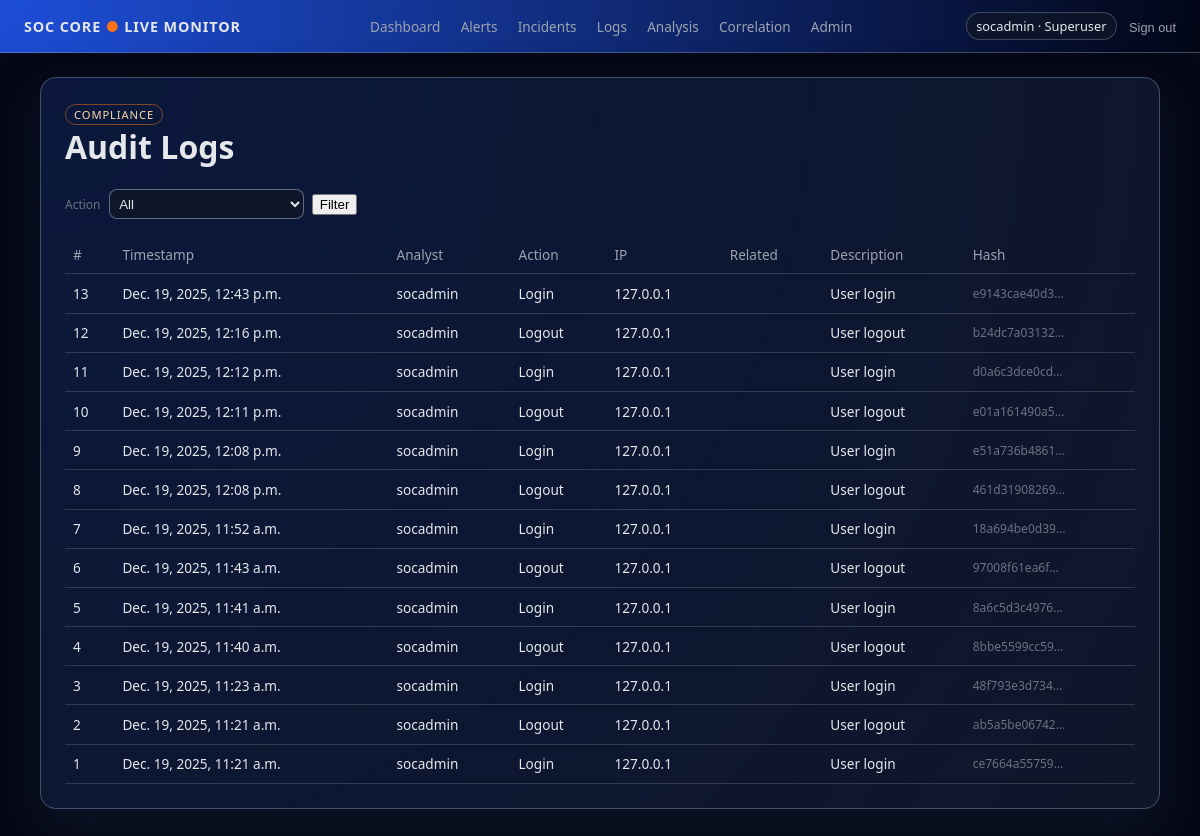
The app's page /audit/ (signed in) with its own data.
### soc_audit/models.py (models this page shows, shortened)
class AuditLogEntry(models.Model):
    ACTION_LOGIN = "login"
    ACTION_LOGOUT = "logout"
    ACTION_LOG_UPLOAD = "log_upload"
    ACTION_MANUAL_LOG_ENTRY = "manual_log_entry"
    ACTION_INCIDENT_UPDATE = "incident_update"
    ACTION_INCIDENT_CREATE = "incident_create"
    ACTION_ADMIN_USER_CREATE = "admin_user_create"
    ACTION_ADMIN_USER_UPDATE = "admin_user_update"
    ACTION_ADMIN_USER_PASSWORD_RESET = "admin_user_password_reset"
    ACTION_ADMIN_CONFIG_UPDATE = "admin_config_update"
    ACTION_CHOICES = [
        (ACTION_LOGIN, "Login"),
        (ACTION_LOGOUT, "Logout"),
        (ACTION_LOG_UPLOAD, "Log upload"),
        (ACTION_MANUAL_LOG_ENTRY, "Manual log entry"),
        (ACTION_INCIDENT_UPDATE, "Incident update"),
        (ACTION_INCIDENT_CREATE, "Incident create"),
        (ACTION_ADMIN_USER_CREATE, "Admin user create"),
        (ACTION_ADMIN_USER_UPDATE, "Admin user update"),
        (ACTION_ADMIN_USER_PASSWORD_RESET, "Admin user password reset"),
        (ACTION_ADMIN_CONFIG_UPDATE, "Admin config update"),
    ]
    timestamp = models.DateTimeField(auto_now_add=True)
    analyst = models.ForeignKey(settings.AUTH_USER_MODEL, on_delete=models.SET_NULL, null=True, blank=True, related_name="audit_logs")
    action = models.CharField(max_length=32, choices=ACTION_CHOICES)
    description = models.TextField()
    ip_address = models.GenericIPAddressField(null=True, blank=True)
    related_type = models.CharField(max_length=64, blank=True)
    related_id = models.CharField(max_length=128, blank=True)
    sequence_number = models.BigIntegerField()
    prev_hash = models.CharField(max_length=64, blank=True)
    content_hash = models.CharField(max_length=64)
    class Meta:
        ordering = ["-sequence_number"]
        verbose_name = "Audit Log Entry"
        verbose_name_plural = "Audit Log Entries"

### soc_audit/views.py (the view)
# urls.py: path("", views.audit_list, name="audit_list"),
@user_passes_test(is_admin, login_url=reverse_lazy("soc_auth:login"))
def audit_list(request):
    qs = AuditLogEntry.objects.select_related("analyst").order_by("-sequence_number")
    action = request.GET.get("action") or ""
    if action in dict(AuditLogEntry.ACTION_CHOICES):
        qs = qs.filter(action=action)
    logs = qs[:200]
    return render(
        request,
        "soc_audit/audit_list.html",
        {
            "logs": logs,
            "action": action,
            "action_choices": AuditLogEntry.ACTION_CHOICES,
        },
    )

### soc_audit/views.py (called while the page is built)
def is_admin(user):
    return user.is_authenticated and (user.is_superuser or user.groups.filter(name="Admin").exists())

### templates/soc_audit/audit_list.html (shortened to what this page needs)
{% extends "soc_auth/base.html" %}
{% block content %}
<div class="card">
    <span class="tag">Compliance</span>
    <h1>Audit Logs</h1>
    <form method="get" style="margin-bottom:1rem;display:flex;gap:0.5rem;align-items:center;">
        <label class="muted">Action</label>
        <select name="action" style="padding:0.35rem;border-radius:0.5rem;background:rgba(15,23,42,0.9);color:#e5e7eb;border:1px solid rgba(148,163,184,0.6)">
            <option value="">All</option>
        </select>
        <button type="submit" class="btn">Filter</button>
    </form>
    <table>
        <thead>
            <tr>
                <th>#</th>
                <th>Timestamp</th>
                <th>Analyst</th>
                <th>Action</th>
                <th>IP</th>
                <th>Related</th>
                <th>Description</th>
                <th>Hash</th>
            </tr>
        </thead>
        <tbody>
            {% for log in logs %}
            <tr>
                <td>{{ log.sequence_number }}</td>
                <td>{{ log.timestamp }}</td>
                <td>{% if log.analyst %}{{ log.analyst.username }}{% else %}-{% endif %}</td>
                <td>{{ log.get_action_display }}</td>
                <td>{{ log.ip_address }}</td>
                <td>{{ log.related_type }} {{ log.related_id }}</td>
                <td>{{ log.description }}</td>
                <td class="muted">{{ log.content_hash|slice:":12" }}…</td>
            </tr>
            {% endfor %}
        </tbody>
    </table>
</div>
{% endblock %}

### templates/soc_auth/base.html (shortened to what this page needs)
<!DOCTYPE html>
<html lang="en">
<head>
</head>
<body>
{% if request.user.is_authenticated and request.resolver_match.url_name != 'login' %}
    <header class="topbar">
        <div class="brand">
            SOC CORE <span style="color:#f97316;">●</span> LIVE MONITOR
        </div>
        <nav class="nav-links">
            <a href="{% url 'soc_auth:dashboard' %}" class="{% if request.resolver_match.url_name == 'dashboard' %}active{% endif %}">Dashboard</a>
            <a href="{% url 'soc_auth:alerts' %}" class="{% if request.resolver_match.url_name == 'alerts' %}active{% endif %}">Alerts</a>
            <a href="{% url 'soc_incidents:incident_list' %}" class="{% if request.resolver_match.namespace == 'soc_incidents' %}active{% endif %}">Incidents</a>
            <a href="{% url 'soc_ingest:raw_log_list' %}" class="{% if request.resolver_match.namespace == 'soc_ingest' %}active{% endif %}">Logs</a>
            <a href="{% url 'soc_analyzer:analysis_results' %}" class="{% if request.resolver_match.namespace == 'soc_analyzer' %}active{% endif %}">Analysis</a>
            <a href="{% url 'soc_correlation:event_list' %}" class="{% if request.resolver_match.namespace == 'soc_correlation' %}active{% endif %}">Correlation</a>
            <a href="{% url 'soc_admin:dashboard' %}" class="{% if request.resolver_match.namespace == 'soc_admin' %}active{% endif %}">Admin</a>
        </nav>
        <div style="display:flex;align-items:center;gap:0.75rem;">
            <span class="user-pill">
                {{ request.user.username }} &middot;
                {% if request.user.is_superuser %}
                    Superuser
                {% elif request.user.groups.first %}
                    {{ request.user.groups.first.name }}
                {% else %}
                    Analyst
                {% endif %}
            </span>
            <form method="post" action="{% url 'soc_auth:logout' %}">
                <button type="submit" class="btn-link">Sign out</button>
            </form>
        </div>
    </header>
{% endif %}
<main class="layout">
    {% block content %}{% endblock %}
</main>
</body>
</html>

### templates/soc_auth/base.html (style rules this page uses)
body { margin: 0; font-family: system-ui, -apple-system, BlinkMacSystemFont, "Segoe UI", sans-serif; background: #050816; color: #e5e7eb; }
.topbar { display: flex; justify-content: space-between; align-items: center; padding: 0.75rem 1.5rem; background: radial-gradient(circle at top left, #1d4ed8, #020617); border-bottom: 1px solid rgba(148, 163, 184, 0.4); }
.brand { font-weight: 600; letter-spacing: 0.06em; text-transform: uppercase; font-size: 0.9rem; }
.nav-links a { color: #9ca3af; text-decoration: none; margin-left: 1rem; font-size: 0.85rem; }
.user-pill { font-size: 0.8rem; padding: 0.25rem 0.6rem; background: rgba(15, 23, 42, 0.8); border-radius: 999px; border: 1px solid rgba(148, 163, 184, 0.35); }
.layout { max-width: 1120px; margin: 1.5rem auto; padding: 0 1rem 2rem; }
.card { background: radial-gradient(circle at top left, rgba(37, 99, 235, 0.18), rgba(15, 23, 42, 0.96)); border-radius: 1rem; border: 1px solid rgba(148, 163, 184, 0.4); padding: 1.5rem; box-shadow: 0 18px 45px rgba(15, 23, 42, 0.85); }
.card h1, .card h2 { margin-top: 0; }
.tag { display: inline-flex; align-items: center; padding: 0.1rem 0.5rem; border-radius: 999px; border: 1px solid rgba(249, 115, 22, 0.5); font-size: 0.7rem; text-transform: uppercase; letter-spacing: 0.08em; color: #fed7aa; }
table { width: 100%; border-collapse: collapse; margin-top: 1rem; font-size: 0.85rem; }
th, td { padding: 0.6rem 0.5rem; border-bottom: 1px solid rgba(75, 85, 99, 0.6); }
th { text-align: left; color: #9ca3af; font-weight: 500; }
.btn-link { border: none; background: transparent; color: #9ca3af; cursor: pointer; font-size: 0.8rem; padding: 0; }
.muted { font-size: 0.75rem; color: #6b7280; }

### records on screen
AuditLogEntry: sequence_number "13", timestamp "Dec. 19, 2025, 12:43 p.m.", analyst.username "socadmin", action "Login", ip_address "127.0.0.1", description "User login", content_hash "e9143cae40d3"
AuditLogEntry: sequence_number "12", timestamp "Dec. 19, 2025, 12:16 p.m.", analyst.username "socadmin", action "Logout", ip_address "127.0.0.1", description "User logout", content_hash "b24dc7a03132"
AuditLogEntry: sequence_number "11", timestamp "Dec. 19, 2025, 12:12 p.m.", analyst.username "socadmin", action "Login", ip_address "127.0.0.1", description "User login", content_hash "d0a6c3dce0cd"
AuditLogEntry: sequence_number "10", timestamp "Dec. 19, 2025, 12:11 p.m.", analyst.username "socadmin", action "Logout", ip_address "127.0.0.1", description "User logout", content_hash "e01a161490a5"
AuditLogEntry: sequence_number "9", timestamp "Dec. 19, 2025, 12:08 p.m.", analyst.username "socadmin", action "Login", ip_address "127.0.0.1", description "User login", content_hash "e51a736b4861"
AuditLogEntry: sequence_number "8", timestamp "Dec. 19, 2025, 12:08 p.m.", analyst.username "socadmin", action "Logout", ip_address "127.0.0.1", description "User logout", content_hash "461d31908269"
AuditLogEntry: sequence_number "7", timestamp "Dec. 19, 2025, 11:52 a.m.", analyst.username "socadmin", action "Login", ip_address "127.0.0.1", description "User login", content_hash "18a694be0d39"
AuditLogEntry: sequence_number "6", timestamp "Dec. 19, 2025, 11:43 a.m.", analyst.username "socadmin", action "Logout", ip_address "127.0.0.1", description "User logout", content_hash "97008f61ea6f"
AuditLogEntry: sequence_number "5", timestamp "Dec. 19, 2025, 11:41 a.m.", analyst.username "socadmin", action "Login", ip_address "127.0.0.1", description "User login", content_hash "8a6c5d3c4976"
AuditLogEntry: sequence_number "4", timestamp "Dec. 19, 2025, 11:40 a.m.", analyst.username "socadmin", action "Logout", ip_address "127.0.0.1", description "User logout", content_hash "8bbe5599cc59"
AuditLogEntry: sequence_number "3", timestamp "Dec. 19, 2025, 11:23 a.m.", analyst.username "socadmin", action "Login", ip_address "127.0.0.1", description "User login", content_hash "48f793e3d734"
AuditLogEntry: sequence_number "2", timestamp "Dec. 19, 2025, 11:21 a.m.", analyst.username "socadmin", action "Logout", ip_address "127.0.0.1", description "User logout", content_hash "ab5a5be06742"
AuditLogEntry: sequence_number "1", timestamp "Dec. 19, 2025, 11:21 a.m.", analyst.username "socadmin", action "Login", ip_address "127.0.0.1", description "User login", content_hash "ce7664a55759"

### other values on screen
{{ request.user.username }} "socadmin"
